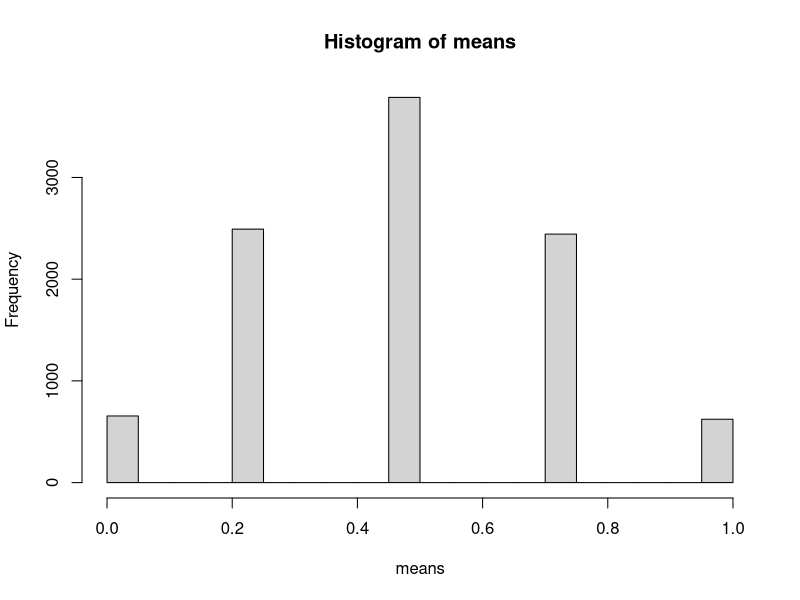

R code for this plot:

x <- c(1,1,1,0)
y <- c(0,1)
n <- length(x)
b <- 10000

resamples <- matrix(sample(y, n*b, replace = T),nrow = b, ncol = n)
means <- apply(resamples,1,mean)
hist(means)

(table(means)[4]+table(means)[5])/sum(table(means))


#####################

vals <- c(140,138,150,148,135, 132,135,151,146,130)
weeks <- c(rep(1,5), rep(2,5))
df <- data.frame(cbind(vals,weeks))

teststat <- function(w,g) 
  mean(w[g == "1"]) - mean(w[g == "2"])

observedStat <- teststat(df$vals,df$weeks)
permutations <-sapply(1:10000, function(i) teststat(df$vals, sample(df$weeks)))


########
xM <- -3
xG <- 1
sM <- 1.5
sG <- 1.8
nM <- nG <- 9
ts <- (xM-xG)/sqrt(sM^2/nM + sG^2/nG)
2*pnorm(-abs(ts))
ppois(q = 10,lambda = .01*1787)

qnorm(.75,0,1)

